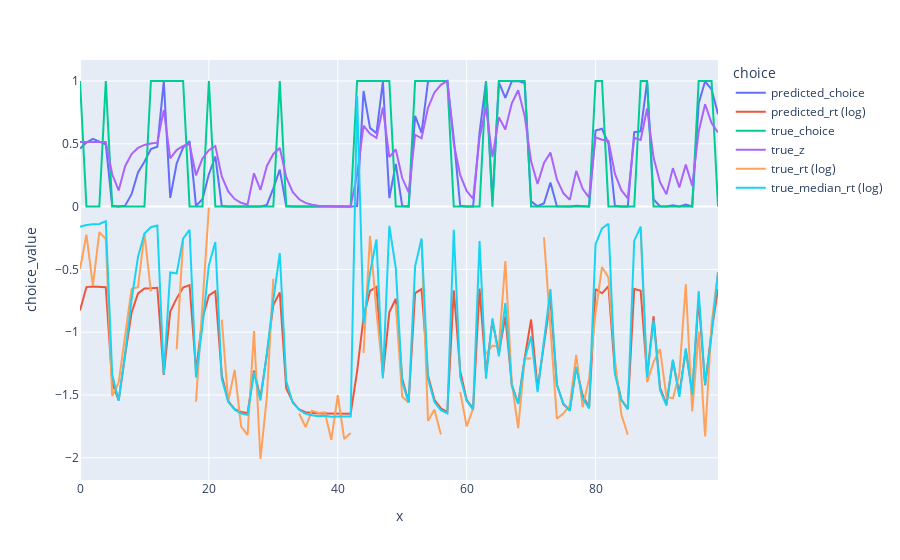

This figure's notebook cell:
### Code cell
block_id = 0
choices = pd.DataFrame(out[block_id, :, :].cpu().numpy())
choices.columns = ["predicted_choice", "predicted_rt (log)"]
x = np.linspace(0, 99, 100)

choices["x"] = x
choices["true_choice"] = experiment.dataloaders["val"].dataset.x[block_id, :, 0].cpu().numpy()
true_z = -np.array([list(experiment.cog_data["score"][experiment.cog_data["block"] == len(experiment.dataloaders["train"].dataset) + block_id])[i][0] -  list(experiment.cog_data["score"][experiment.cog_data["block"] == len(experiment.dataloaders["train"].dataset) + block_id])[i][1] for i in range(100)])
true_z = (true_z - min(true_z))/(max(true_z) - min(true_z))
choices["true_z"] = true_z
choices["true_rt (log)"] = np.log(experiment.dataloaders["val"].dataset.x[block_id, :, 1].cpu().numpy())
true_median_rt = experiment.cog_data["median_RTs"][experiment.cog_data["block"] == len(experiment.dataloaders["train"].dataset) + block_id]
choices["true_median_rt (log)"] = np.array(np.log(true_median_rt))

choices = choices.melt(id_vars = "x", var_name = "choice", value_name = "choice_value")
px.line(choices, x = "x", y = "choice_value", color = "choice")

### Figure 1 — Plotly figure (JSON) as saved in the notebook; plotly's stock layout.template omitted (floating-point values rounded to 4 significant figures)
{"data": [{"hovertemplate": "choice=predicted_choice<br>x=%{x}<br>choice_value=%{y}<extra></extra>", "legendgroup": "predicted_choice", "line": {"color": "#636efa", "dash": "solid"}, "marker": {"symbol": "circle"}, "mode": "lines", "name": "predicted_choice", "orientation": "v", "showlegend": true, "type": "scatter", "x": [0, 1, 2, 3, 4, 5, 6, 7, 8, 9, 10, 11, 12, 13, 14, 15, 16, 17, 18, 19, 20, 21, 22, 23, 24, 25, 26, 27, 28, 29, 30, 31, 32, 33, 34, 35, 36, 37, 38, 39, 40, 41, 42, 43, 44, 45, 46, 47, 48, 49, 50, 51, 52, 53, 54, 55, 56, 57, 58, 59, 60, 61, 62, 63, 64, 65, 66, 67, 68, 69, 70, 71, 72, 73, 74, 75, 76, 77, 78, 79, 80, 81, 82, 83, 84, 85, 86, 87, 88, 89, 90, 91, 92, 93, 94, 95, 96, 97, 98, 99], "xaxis": "x", "y": [0.4627, 0.5093, 0.54, 0.5175, 0.4953, 0.005672, 0.00114, 0.007544, 0.09838, 0.2713, 0.3577, 0.4581, 0.4769, 0.9969, 0.06909, 0.3433, 0.47, 0.5212, 0.005962, 0.05811, 0.2575, 0.3988, 0.004875, 0.001143, 0.000729, 0.0006258, 0.0005924, 0.003515, 0.001218, 0.01358, 0.1446, 0.2938, 0.004321, 0.001047, 0.0007076, 0.0006191, 0.00059, 0.0005796, 0.0005758, 0.0005743, 0.0005738, 0.0005736, 0.0005735, 0.003384, 0.9204, 0.6269, 0.5834, 0.9968, 0.06693, 0.339, 0.004209, 0.001085, 0.723, 0.5861, 0.997, 0.9991, 0.9994, 0.9995, 0.5395, 0.00623, 0.001221, 0.0007439, 0.5893, 0.9946, 0.047, 0.9885, 0.866, 0.9981, 0.9992, 0.9844, 0.04133, 0.002428, 0.02636, 0.192, 0.002713, 0.0009478, 0.0006842, 0.007251, 0.001407, 0.0007811, 0.6053, 0.6197, 0.5023, 0.005821, 0.001228, 0.0007474, 0.5926, 0.5994, 0.9965, 0.05714, 0.002646, 0.0009354, 0.01019, 0.001518, 0.01691, 0.001686, 0.8223, 0.9976, 0.9336, 0.7343], "yaxis": "y"}, {"hovertemplate": "choice=predicted_rt (log)<br>x=%{x}<br>choice_value=%{y}<extra></extra>", "legendgroup": "predicted_rt (log)", "line": {"color": "#EF553B", "dash": "solid"}, "marker": {"symbol": "circle"}, "mode": "lines", "name": "predicted_rt (log)", "orientation": "v", "showlegend": true, "type": "scatter", "x": [0, 1, 2, 3, 4, 5, 6, 7, 8, 9, 10, 11, 12, 13, 14, 15, 16, 17, 18, 19, 20, 21, 22, 23, 24, 25, 26, 27, 28, 29, 30, 31, 32, 33, 34, 35, 36, 37, 38, 39, 40, 41, 42, 43, 44, 45, 46, 47, 48, 49, 50, 51, 52, 53, 54, 55, 56, 57, 58, 59, 60, 61, 62, 63, 64, 65, 66, 67, 68, 69, 70, 71, 72, 73, 74, 75, 76, 77, 78, 79, 80, 81, 82, 83, 84, 85, 86, 87, 88, 89, 90, 91, 92, 93, 94, 95, 96, 97, 98, 99], "xaxis": "x", "y": [-0.8283, -0.641, -0.6355, -0.6389, -0.6426, -1.403, -1.544, -1.185, -0.8449, -0.6919, -0.6514, -0.6501, -0.6466, -1.341, -0.8364, -0.7307, -0.6439, -0.6255, -1.306, -0.8919, -0.7072, -0.6737, -1.344, -1.548, -1.612, -1.635, -1.644, -1.306, -1.524, -1.177, -0.7833, -0.6833, -1.446, -1.555, -1.616, -1.637, -1.645, -1.647, -1.648, -1.649, -1.649, -1.649, -1.649, -1.312, -0.8814, -0.6721, -0.6397, -1.346, -0.8424, -0.7337, -1.371, -1.556, -0.6886, -0.6568, -1.345, -1.539, -1.607, -1.636, -0.6665, -1.31, -1.538, -1.609, -0.6535, -1.323, -0.9109, -1.168, -0.8737, -1.417, -1.568, -1.207, -0.8991, -1.449, -1.078, -0.7414, -1.418, -1.574, -1.622, -1.279, -1.501, -1.599, -0.6562, -0.6905, -0.6344, -1.311, -1.538, -1.609, -0.6541, -0.6696, -1.348, -0.873, -1.441, -1.575, -1.226, -1.49, -1.143, -1.475, -0.7385, -1.423, -0.9934, -0.656], "yaxis": "y"}, {"hovertemplate": "choice=true_choice<br>x=%{x}<br>choice_value=%{y}<extra></extra>", "legendgroup": "true_choice", "line": {"color": "#00cc96", "dash": "solid"}, "marker": {"symbol": "circle"}, "mode": "lines", "name": "true_choice", "orientation": "v", "showlegend": true, "type": "scatter", "x": [0, 1, 2, 3, 4, 5, 6, 7, 8, 9, 10, 11, 12, 13, 14, 15, 16, 17, 18, 19, 20, 21, 22, 23, 24, 25, 26, 27, 28, 29, 30, 31, 32, 33, 34, 35, 36, 37, 38, 39, 40, 41, 42, 43, 44, 45, 46, 47, 48, 49, 50, 51, 52, 53, 54, 55, 56, 57, 58, 59, 60, 61, 62, 63, 64, 65, 66, 67, 68, 69, 70, 71, 72, 73, 74, 75, 76, 77, 78, 79, 80, 81, 82, 83, 84, 85, 86, 87, 88, 89, 90, 91, 92, 93, 94, 95, 96, 97, 98, 99], "xaxis": "x", "y": [1, 0, 0, 0, 1, 0, 0, 0, 0, 0, 0, 1, 1, 1, 1, 1, 1, 0, 0, 0, 1, 0, 0, 0, 0, 0, 0, 0, 0, 0, 0, 1, 0, 0, 0, 0, 0, 0, 0, 0, 0, 0, 0, 1, 1, 1, 1, 1, 1, 0, 0, 0, 1, 1, 1, 1, 1, 1, 0, 0, 0, 0, 0, 1, 0, 1, 1, 1, 1, 1, 0, 0, 0, 0, 0, 0, 0, 0, 0, 0, 1, 1, 0, 0, 0, 0, 0, 1, 1, 0, 0, 0, 0, 0, 0, 0, 1, 1, 1, 0], "yaxis": "y"}, {"hovertemplate": "choice=true_z<br>x=%{x}<br>choice_value=%{y}<extra></extra>", "legendgroup": "true_z", "line": {"color": "#ab63fa", "dash": "solid"}, "marker": {"symbol": "circle"}, "mode": "lines", "name": "true_z", "orientation": "v", "showlegend": true, "type": "scatter", "x": [0, 1, 2, 3, 4, 5, 6, 7, 8, 9, 10, 11, 12, 13, 14, 15, 16, 17, 18, 19, 20, 21, 22, 23, 24, 25, 26, 27, 28, 29, 30, 31, 32, 33, 34, 35, 36, 37, 38, 39, 40, 41, 42, 43, 44, 45, 46, 47, 48, 49, 50, 51, 52, 53, 54, 55, 56, 57, 58, 59, 60, 61, 62, 63, 64, 65, 66, 67, 68, 69, 70, 71, 72, 73, 74, 75, 76, 77, 78, 79, 80, 81, 82, 83, 84, 85, 86, 87, 88, 89, 90, 91, 92, 93, 94, 95, 96, 97, 98, 99], "xaxis": "x", "y": [0.5151, 0.5151, 0.5151, 0.5151, 0.5151, 0.2574, 0.1286, 0.3219, 0.4185, 0.4668, 0.4909, 0.503, 0.5091, 0.7697, 0.3848, 0.4499, 0.4825, 0.4988, 0.2493, 0.3822, 0.4486, 0.4819, 0.2408, 0.1203, 0.06003, 0.0299, 0.01484, 0.265, 0.1324, 0.3237, 0.4194, 0.4673, 0.2335, 0.1166, 0.05821, 0.02899, 0.01438, 0.007076, 0.003424, 0.001598, 0.0006848, 0.0002283, 0, 0.2576, 0.644, 0.5795, 0.5473, 0.7889, 0.3943, 0.4547, 0.2272, 0.1135, 0.572, 0.5435, 0.787, 0.9087, 0.9696, 1, 0.4999, 0.2498, 0.1248, 0.06229, 0.5464, 0.7884, 0.3941, 0.7123, 0.6137, 0.8221, 0.9262, 0.7207, 0.3602, 0.18, 0.3475, 0.4313, 0.2155, 0.1077, 0.05372, 0.2844, 0.1421, 0.07093, 0.5507, 0.5329, 0.524, 0.2619, 0.1308, 0.0653, 0.5479, 0.5315, 0.781, 0.3904, 0.1951, 0.09742, 0.3063, 0.153, 0.3341, 0.1669, 0.5987, 0.8146, 0.6648, 0.59], "yaxis": "y"}, {"hovertemplate": "choice=true_rt (log)<br>x=%{x}<br>choice_value=%{y}<extra></extra>", "legendgroup": "true_rt (log)", "line": {"color": "#FFA15A", "dash": "solid"}, "marker": {"symbol": "circle"}, "mode": "lines", "name": "true_rt (log)", "orientation": "v", "showlegend": true, "type": "scatter", "x": [0, 1, 2, 3, 4, 5, 6, 7, 8, 9, 10, 11, 12, 13, 14, 15, 16, 17, 18, 19, 20, 21, 22, 23, 24, 25, 26, 27, 28, 29, 30, 31, 32, 33, 34, 35, 36, 37, 38, 39, 40, 41, 42, 43, 44, 45, 46, 47, 48, 49, 50, 51, 52, 53, 54, 55, 56, 57, 58, 59, 60, 61, 62, 63, 64, 65, 66, 67, 68, 69, 70, 71, 72, 73, 74, 75, 76, 77, 78, 79, 80, 81, 82, 83, 84, 85, 86, 87, 88, 89, 90, 91, 92, 93, 94, 95, 96, 97, 98, 99], "xaxis": "x", "y": [-0.497, -0.2234, -0.6296, -0.2034, -0.2566, -1.508, -1.401, -1.035, -0.6552, -0.6425, -0.2127, -0.6761, null, -1.629, null, -1.137, -0.2713, null, -1.554, -0.7442, -0.008623, null, -0.9002, -1.55, -1.3, -1.75, -1.819, -0.9916, -2.01, -1.513, -0.5743, null, -1.264, null, -1.648, -1.756, -1.625, -1.644, -1.638, -1.858, -1.502, -1.851, -1.803, null, -1.166, -0.2338, -0.8351, -1.33, null, -0.7775, -1.514, -1.56, null, -0.2662, -1.707, -1.617, -1.814, null, null, -1.475, -1.751, -1.609, null, -1.173, -1.107, -1.116, -0.4341, -1.4, -1.765, -1.209, -1.211, null, -0.2447, -0.9754, -1.689, -1.648, -1.585, -1.181, -1.597, -1.37, -0.8487, -0.4809, -0.5647, -1.216, -1.655, -1.817, null, -0.1929, -1.398, -1.238, -1.136, -1.514, -1.527, -1.333, -0.6189, -1.63, -0.9955, -1.831, -0.9377, -0.521], "yaxis": "y"}, {"hovertemplate": "choice=true_median_rt (log)<br>x=%{x}<br>choice_value=%{y}<extra></extra>", "legendgroup": "true_median_rt (log)", "line": {"color": "#19d3f3", "dash": "solid"}, "marker": {"symbol": "circle"}, "mode": "lines", "name": "true_median_rt (log)", "orientation": "v", "showlegend": true, "type": "scatter", "x": [0, 1, 2, 3, 4, 5, 6, 7, 8, 9, 10, 11, 12, 13, 14, 15, 16, 17, 18, 19, 20, 21, 22, 23, 24, 25, 26, 27, 28, 29, 30, 31, 32, 33, 34, 35, 36, 37, 38, 39, 40, 41, 42, 43, 44, 45, 46, 47, 48, 49, 50, 51, 52, 53, 54, 55, 56, 57, 58, 59, 60, 61, 62, 63, 64, 65, 66, 67, 68, 69, 70, 71, 72, 73, 74, 75, 76, 77, 78, 79, 80, 81, 82, 83, 84, 85, 86, 87, 88, 89, 90, 91, 92, 93, 94, 95, 96, 97, 98, 99], "xaxis": "x", "y": [-0.1605, -0.1467, -0.1412, -0.1385, -0.1165, -1.339, -1.545, -1.173, -0.7421, -0.4007, -0.2147, -0.1645, -0.15, -1.336, -0.5246, -0.5318, -0.2556, -0.1851, -1.36, -0.9514, -0.4657, -0.2814, -1.371, -1.554, -1.618, -1.648, -1.659, -1.321, -1.544, -1.165, -0.7427, -0.3706, -1.389, -1.559, -1.618, -1.651, -1.662, -1.669, -1.666, -1.674, -1.671, -1.668, -1.672, 0.8813, -0.9334, -0.5275, -0.2622, -1.368, -0.1528, -0.4904, -1.398, -1.561, -0.4761, -0.2543, -1.369, -1.557, -1.621, -1.647, -0.1841, -1.356, -1.547, -1.617, -0.2738, -1.37, -0.8909, -1.192, -0.7678, -1.428, -1.572, -1.216, -1.034, -1.477, -1.086, -0.6565, -1.42, -1.567, -1.626, -1.277, -1.526, -1.607, -0.2998, -0.1736, -0.1367, -1.332, -1.54, -1.615, -0.273, -0.1595, -1.359, -0.906, -1.461, -1.584, -1.22, -1.516, -1.129, -1.497, -0.6718, -1.418, -1.022, -0.5223], "yaxis": "y"}], "layout": {"legend": {"title": {"text": "choice"}, "tracegroupgap": 0}, "margin": {"t": 60}, "xaxis": {"anchor": "y", "domain": [0, 1], "title": {"text": "x"}}, "yaxis": {"anchor": "x", "domain": [0, 1], "title": {"text": "choice_value"}}}}
